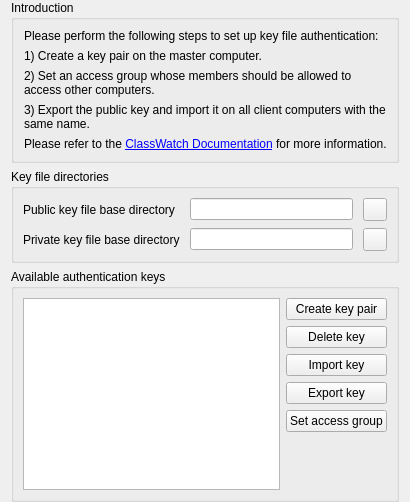
<?xml version="1.0" encoding="UTF-8"?>
<ui version="4.0">
 <class>AuthKeysConfigurationPage</class>
 <widget class="QWidget" name="AuthKeysConfigurationPage">
  <property name="windowTitle">
   <string>Authentication keys</string>
  </property>
  <property name="windowIcon">
   <iconset resource="../../core/resources/core.qrc">
    <normaloff>:/core/application-x-pem-key.png</normaloff>:/core/application-x-pem-key.png</iconset>
  </property>
  <layout class="QVBoxLayout" name="verticalLayout">
   <property name="topMargin">
    <number>0</number>
   </property>
   <property name="bottomMargin">
    <number>0</number>
   </property>
   <item>
    <widget class="QGroupBox" name="groupBox_5">
     <property name="title">
      <string>Introduction</string>
     </property>
     <layout class="QVBoxLayout" name="verticalLayout_3">
      <property name="leftMargin">
       <number>10</number>
      </property>
      <item>
       <widget class="QLabel" name="label_2">
        <property name="text">
         <string>Please perform the following steps to set up key file authentication:</string>
        </property>
        <property name="wordWrap">
         <bool>true</bool>
        </property>
       </widget>
      </item>
      <item>
       <widget class="QLabel" name="label_3">
        <property name="text">
         <string>1) Create a key pair on the master computer.</string>
        </property>
        <property name="wordWrap">
         <bool>true</bool>
        </property>
       </widget>
      </item>
      <item>
       <widget class="QLabel" name="label_4">
        <property name="text">
         <string>2) Set an access group whose members should be allowed to access other computers.</string>
        </property>
        <property name="wordWrap">
         <bool>true</bool>
        </property>
       </widget>
      </item>
      <item>
       <widget class="QLabel" name="label_5">
        <property name="text">
         <string>3) Export the public key and import it on all client computers with the same name.</string>
        </property>
        <property name="wordWrap">
         <bool>true</bool>
        </property>
       </widget>
      </item>
      <item>
       <widget class="QLabel" name="label_6">
        <property name="text">
         <string>Please refer to the &lt;a href=&quot;https://github.com/infolevishcoders-web/classwatch&quot;&gt;ClassWatch Documentation&lt;/a&gt; for more information.</string>
        </property>
        <property name="openExternalLinks">
         <bool>true</bool>
        </property>
       </widget>
      </item>
      <item>
       <spacer name="horizontalSpacer_7">
        <property name="orientation">
         <enum>Qt::Horizontal</enum>
        </property>
        <property name="sizeHint" stdset="0">
         <size>
          <width>0</width>
          <height>0</height>
         </size>
        </property>
       </spacer>
      </item>
     </layout>
    </widget>
   </item>
   <item>
    <widget class="QGroupBox" name="keyFileDirectories">
     <property name="title">
      <string>Key file directories</string>
     </property>
     <layout class="QGridLayout" name="gridLayout_12">
      <property name="verticalSpacing">
       <number>2</number>
      </property>
      <item row="0" column="0" colspan="2">
       <layout class="QGridLayout" name="gridLayout_8">
        <property name="horizontalSpacing">
         <number>10</number>
        </property>
        <property name="verticalSpacing">
         <number>7</number>
        </property>
        <item row="0" column="0">
         <widget class="QLabel" name="label_7">
          <property name="text">
           <string>Public key file base directory</string>
          </property>
         </widget>
        </item>
        <item row="0" column="1">
         <widget class="QLineEdit" name="publicKeyBaseDir"/>
        </item>
        <item row="1" column="0">
         <widget class="QLabel" name="label_8">
          <property name="text">
           <string>Private key file base directory</string>
          </property>
         </widget>
        </item>
        <item row="1" column="1">
         <widget class="QLineEdit" name="privateKeyBaseDir"/>
        </item>
        <item row="0" column="2">
         <widget class="QToolButton" name="openPublicKeyBaseDir">
          <property name="icon">
           <iconset resource="../../core/resources/core.qrc">
            <normaloff>:/core/document-open.png</normaloff>:/core/document-open.png</iconset>
          </property>
         </widget>
        </item>
        <item row="1" column="2">
         <widget class="QToolButton" name="openPrivateKeyBaseDir">
          <property name="icon">
           <iconset resource="../../core/resources/core.qrc">
            <normaloff>:/core/document-open.png</normaloff>:/core/document-open.png</iconset>
          </property>
         </widget>
        </item>
       </layout>
      </item>
     </layout>
    </widget>
   </item>
   <item>
    <widget class="QGroupBox" name="groupBox">
     <property name="title">
      <string>Available authentication keys</string>
     </property>
     <layout class="QHBoxLayout" name="horizontalLayout">
      <item>
       <widget class="QTableView" name="keyTable">
        <property name="toolTip">
         <string>An authentication key pair consist of two coupled cryptographic keys, a private and a public key.
A private key allows users on the master computer to access client computers.
It is important that only authorized users have read access to the private key file.
The public key is used on client computers to authenticate incoming connection request.</string>
        </property>
        <property name="editTriggers">
         <set>QAbstractItemView::NoEditTriggers</set>
        </property>
        <property name="selectionMode">
         <enum>QAbstractItemView::SingleSelection</enum>
        </property>
        <property name="selectionBehavior">
         <enum>QAbstractItemView::SelectRows</enum>
        </property>
        <attribute name="horizontalHeaderStretchLastSection">
         <bool>true</bool>
        </attribute>
        <attribute name="verticalHeaderVisible">
         <bool>false</bool>
        </attribute>
       </widget>
      </item>
      <item>
       <layout class="QVBoxLayout" name="verticalLayout_2">
        <item>
         <widget class="QPushButton" name="createKeyPair">
          <property name="text">
           <string>Create key pair</string>
          </property>
         </widget>
        </item>
        <item>
         <widget class="QPushButton" name="deleteKey">
          <property name="text">
           <string>Delete key</string>
          </property>
         </widget>
        </item>
        <item>
         <widget class="QPushButton" name="importKey">
          <property name="text">
           <string>Import key</string>
          </property>
         </widget>
        </item>
        <item>
         <widget class="QPushButton" name="exportKey">
          <property name="text">
           <string>Export key</string>
          </property>
         </widget>
        </item>
        <item>
         <widget class="QPushButton" name="setAccessGroup">
          <property name="text">
           <string>Set access group</string>
          </property>
         </widget>
        </item>
        <item>
         <spacer name="verticalSpacer_2">
          <property name="orientation">
           <enum>Qt::Vertical</enum>
          </property>
          <property name="sizeHint" stdset="0">
           <size>
            <width>20</width>
            <height>40</height>
           </size>
          </property>
         </spacer>
        </item>
       </layout>
      </item>
     </layout>
    </widget>
   </item>
  </layout>
 </widget>
 <resources>
  <include location="../../core/resources/core.qrc"/>
 </resources>
 <connections/>
</ui>
